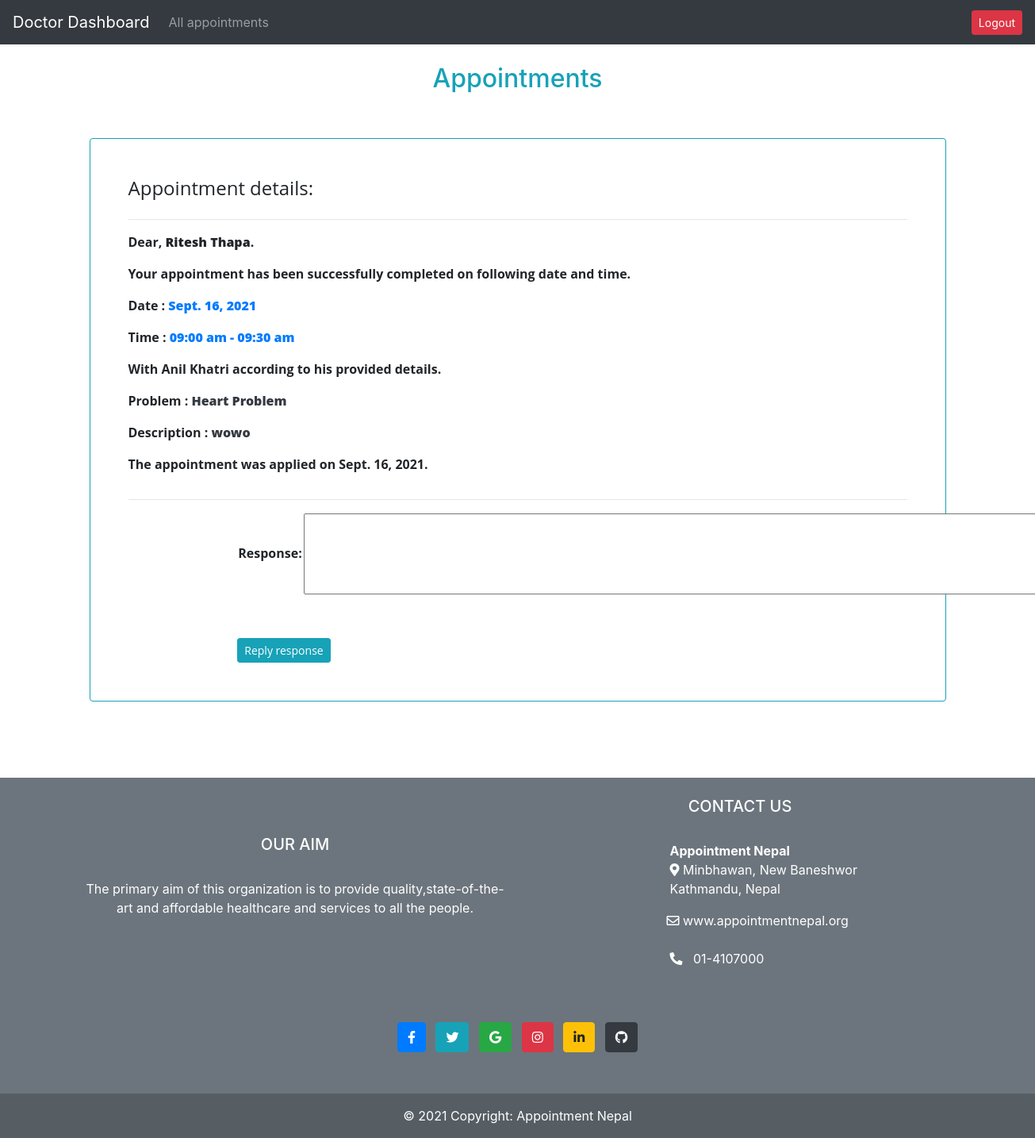
The page /doctorsapp/appdetail/6 on the database as committed earlier.
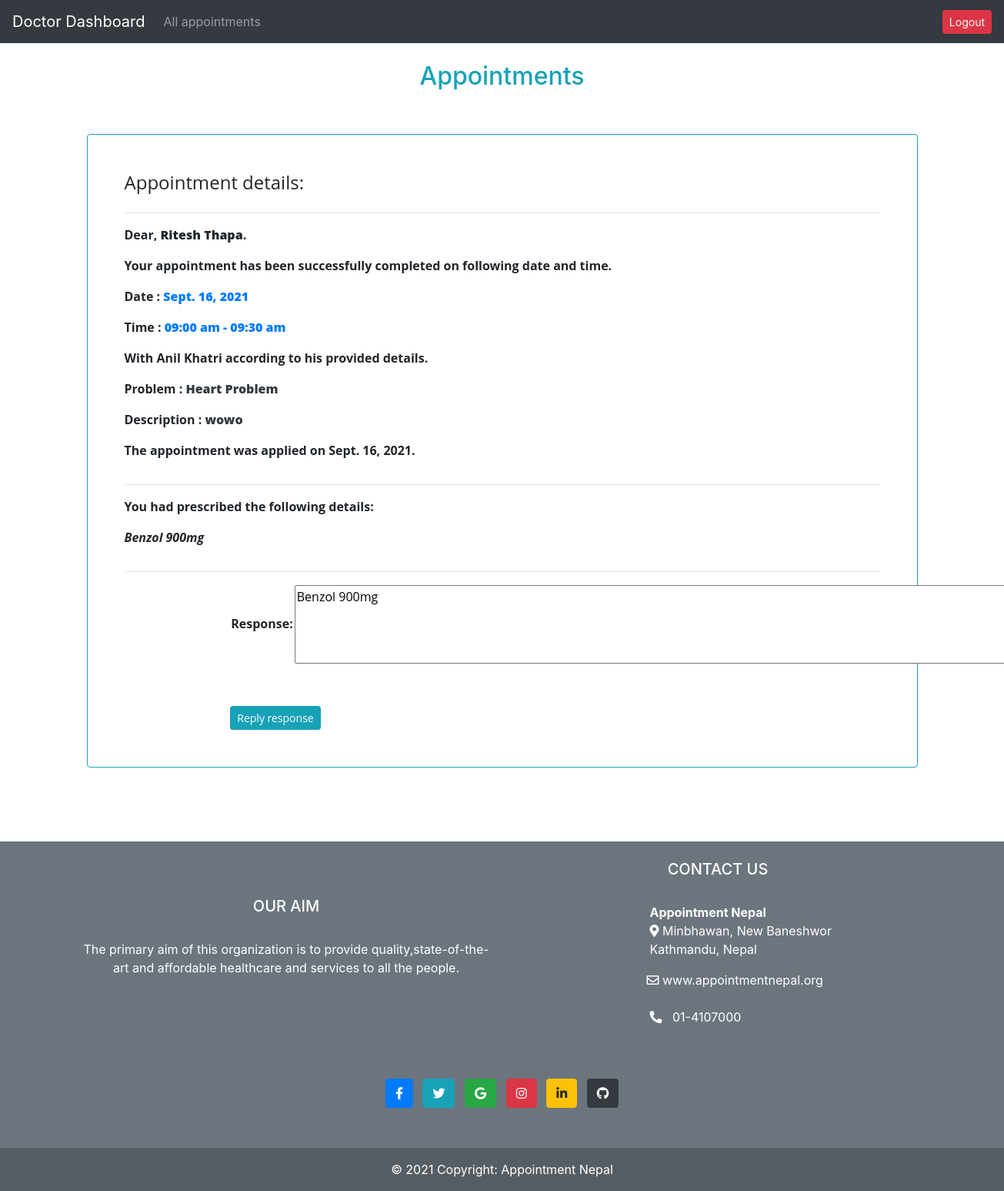
The same page on the database as committed later.
### mainapp/models.py (models this page shows, shortened)
class Appointment (models.Model):
    user= models.ForeignKey(User,on_delete=models.CASCADE)
    name=models.CharField(max_length=200, null=True)
    phonenumber=models.CharField(max_length=15, null=True)
    email=models.EmailField( null=True)
    age=models.PositiveIntegerField( null=True)
    address=models.CharField(max_length=200, null=True)
    desc=models.TextField( null=True)
    date=models.DateField(null=True)
    time= models.CharField(max_length=20, null=True,choices=times )
    seen=models.BooleanField(default=False)
    response=models.TextField(null=True)
    doctor=models.ForeignKey(DoctorUser,on_delete=models.CASCADE, null=True)
    applied_date=models.DateField(auto_now_add=True, blank=True, null=True)

### accounts/models.py (models this page shows, shortened)
class DoctorUser(models.Model):
    user = models.OneToOneField(User, on_delete=models.CASCADE, related_name='doctor')
    dob= models.DateField(null=True)
    total_experience_years= models.PositiveIntegerField(null=True)
    address= models.CharField(max_length=255, null=True)
    contact= models.CharField(max_length=10, null=True)
    maximum_degree= models.ImageField(upload_to='doctors_degree',null=False)
    specilization=models.ForeignKey(Specilization,null=False, on_delete=models.CASCADE)
    profile_pic= models.ImageField(upload_to='doctors_pics', null=True, blank=True)
    admin_approve=models.BooleanField(default=False)

class Specilization(models.Model):
    specilization_type=models.CharField(max_length=255, null=False)
    problem_related=models.CharField(max_length=255, null=False)

### doctorsapp/views.py (the view)
# urls.py: path('appdetail/<int:id>',views.appdetail, name='appdetail'),
def appdetail(request,id):
    appointment=Appointment.objects.get(id=id)
    form=AppointmentForm(instance=appointment)
    if request.method == 'POST':
        form=AppointmentForm(request.POST,instance=appointment)
        if form.is_valid():
            form.save()
            messages.add_message(request, messages.SUCCESS, 'Detail updated!')
            return redirect('doctorsapp:doctorhome')
    context={
        'appointment':appointment,
        'form':form
    }
    return render(request,'doctorsapp/detailappoint.html',context)

### mainapp/forms.py
class AppointmentForm(ModelForm):
    class Meta:
        model=Appointment
        widgets = {
            'response': forms.Textarea(attrs={'cols': 100, 'rows': 4}),
        }
        fields=['response']

### doctorsapp/templates/doctorsapp/detailappoint.html (shortened to what this page needs)
{% extends 'doctorsapp/layout.html' %}
{% load static %}
{% block content %}
<br>
<h2 class="text-center text-info">Appointments</h2>
<br>
<div class="ok container my-3">
  <div class="container">
    <div class="border border-info card p-5 my-4 ">
        <h4>
            Appointment details:
        </h4><hr>
        <p>Dear, <b>{{appointment.doctor.user.first_name}} {{appointment.doctor.user.last_name}}</b>.</p>
        <p class='text-left'>Your appointment has been successfully completed on following date and time.</p>
            <p >Date : <b class='text-primary'>{{appointment.date}}</b></p>
            <p >Time : <b class='text-primary'>{{appointment.time}}</b></p>
        <p>With  {{appointment.user.first_name}} {{appointment.user.last_name}}</b> according to his provided details.</p>
            <p >Problem : <b class='text-dark'>{{appointment.doctor.specilization.problem_related}}</b></p>
            <p >Description : <b class='text-dark'>{{appointment.desc}}</b></p>
        <p>The appointment was applied on {{appointment.applied_date}}.</p><hr>
        {% if not appointment.response == None%}
        <p>You had prescribed the following details:</p>
        <p><i>{{appointment.response}}</i></p><hr>
        {% endif%}
        <div class="col-lg-9 mx-auto ">
            <form method="POST">
                <table>
                    {{form.as_table}}
                </table>
                <button type="submit" class="btn btn-info mt-5 btn-sm" onclick="return confirm('Confirm Update')">Reply response</button>
            </form>
        </div>
    </div>
    </div>
  </div>
<br> <br> <br>
{% include 'mainapp/footer.html' %}
{% endblock %}

Rows that differ between the two databases and show on the page:
changed Appointment "09:00 am - 09:30 am": response (not shown) → "Benzol 900mg"
Other text that changed with them:
text now shown: "You had prescribed the following details:"
